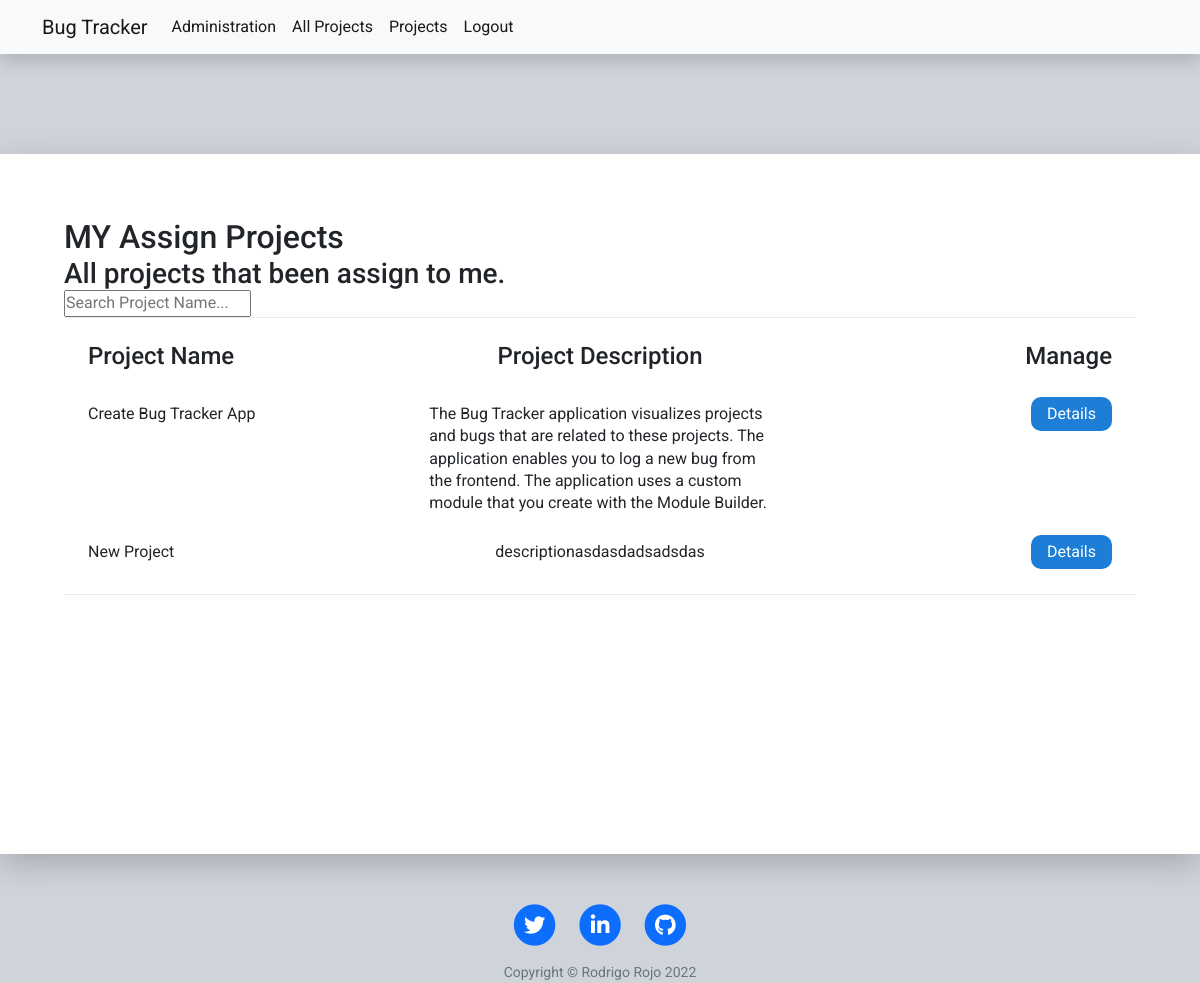
/user_projects (signed in), run on an earlier commit of the app's database.
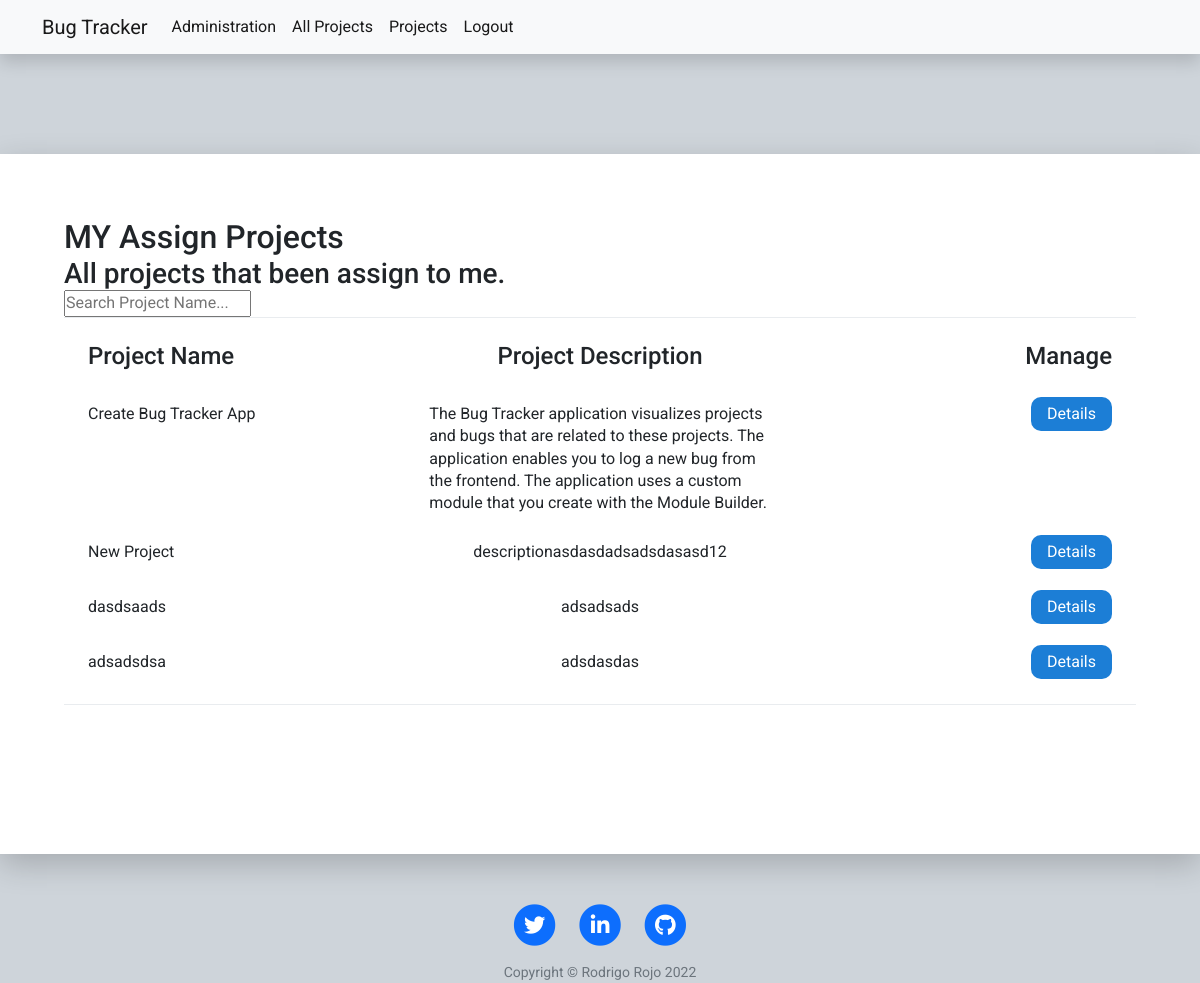
And on a later commit of the database.
### tables this page shows
CREATE TABLE project_dev(id integer PRIMARY KEY,user_id integer NOT NULL,project_id integer NOT NULL,CONSTRAINT FK_project FOREIGN KEY (project_id) REFERENCES project (id),CONSTRAINT FK_user FOREIGN KEY (user_id) REFERENCES user (id));

CREATE TABLE project(id integer PRIMARY KEY,name VARCHAR(100),description VARCHAR(250),author VARCHAR(100));

### main.py (the view)
@app.route("/user_projects")
@login_required
def user_projects():
    projects = database.get_user_projects_by_user_id(current_user.id)
    return render_template("my_projects.html", projects=projects, year=year)

### database.py (called while the page is built)
def get_user_projects_by_user_id(id):
    conn = sqlite3.connect(database="bug_tracker.db")
    cur = conn.cursor()
    sql = f''' SELECT DISTINCT *
               FROM project_dev
               LEFT JOIN project
               ON project.id = project_dev.project_id
               WHERE user_id = '{id}'; '''
    cur.execute(sql)
    data = cur.fetchall()
    conn.close()
    return data

### main.py (called while the page is built)
@login_manager.user_loader
def load_user(user_id):
    return User.query.get(user_id)

### templates/my_projects.html
{% include "header.html" %}
<div class="projects flex">
    <div class="project-title flex">
        <div>
            <h2>MY Assign Projects</h2>
            <h3>All projects that been assign to me.</h4>
                <input type="text" id="mySearch" onkeyup="myFunction()" placeholder="Search Project Name..."
                    title="Type in a category">
        </div>
    </div>
    <div id="myMenu" class="dashboard project-container grid">
        <div class="project-description grid">
            <h4>Project Name</h4>
            <h4 class="second-item">Project Description</h4>
            <h4 class="last-item">Manage</h4>
        </div>
        {% for project in projects %}
        <span class="project-data grid ">
            <p>{{project[4]}}</p>
            <p class="second-item">{{project[5]}}</p>
            <div class="project-links last-item">
                <a class="project-details-a" href="{{url_for('project', id=project[3]) }}">Details</a>
            </div>
        </span>
        {% endfor %}
    </div>
</div>
{% include "footer.html" %}

What changed in the data, as far as the page shows it:
changed through a linked row, project_dev "New Project": description "descriptionasdasdadsadsdas" → "descriptionasdasdadsadsdasasd12"
now on this page (row edited): project_dev: name "dasdsaads", description "adsadsads"
now on this page (row edited): project_dev: name "adsadsdsa", description "adsdasdas"
